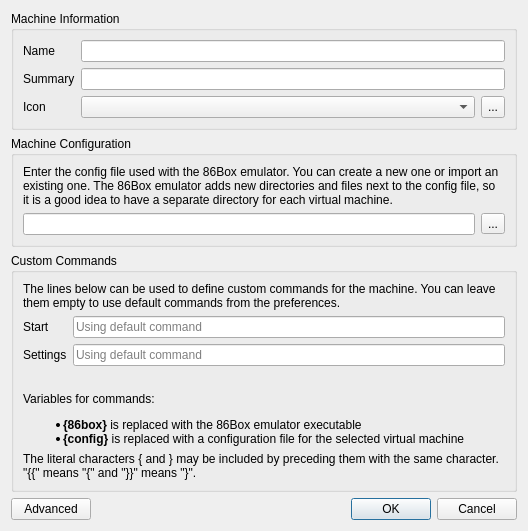
<?xml version="1.0" encoding="UTF-8"?>
<ui version="4.0">
 <class>MachineDialog</class>
 <widget class="QDialog" name="MachineDialog">
  <property name="geometry">
   <rect>
    <x>0</x>
    <y>0</y>
    <width>524</width>
    <height>593</height>
   </rect>
  </property>
  <property name="windowTitle">
   <string>Dialog</string>
  </property>
  <layout class="QGridLayout" name="mainGridLayout">
   <property name="sizeConstraint">
    <enum>QLayout::SetFixedSize</enum>
   </property>
   <item row="0" column="0" colspan="3">
    <widget class="QGroupBox" name="infoGroupBox">
     <property name="title">
      <string>Machine Information</string>
     </property>
     <layout class="QFormLayout" name="formLayout">
      <item row="0" column="0">
       <widget class="QLabel" name="nameLabel">
        <property name="text">
         <string>Name</string>
        </property>
       </widget>
      </item>
      <item row="0" column="1">
       <widget class="QLineEdit" name="nameLineEdit"/>
      </item>
      <item row="1" column="0">
       <widget class="QLabel" name="summaryLabel">
        <property name="text">
         <string>Summary</string>
        </property>
       </widget>
      </item>
      <item row="1" column="1">
       <widget class="QLineEdit" name="summaryLineEdit"/>
      </item>
      <item row="2" column="0">
       <widget class="QLabel" name="iconLabel">
        <property name="text">
         <string>Icon</string>
        </property>
       </widget>
      </item>
      <item row="2" column="1">
       <layout class="QHBoxLayout" name="iconHorizontalLayout">
        <item>
         <widget class="QComboBox" name="iconComboBox">
          <property name="sizePolicy">
           <sizepolicy hsizetype="Expanding" vsizetype="Fixed">
            <horstretch>0</horstretch>
            <verstretch>0</verstretch>
           </sizepolicy>
          </property>
          <property name="iconSize">
           <size>
            <width>32</width>
            <height>32</height>
           </size>
          </property>
         </widget>
        </item>
        <item>
         <widget class="QToolButton" name="iconToolButton">
          <property name="sizePolicy">
           <sizepolicy hsizetype="Preferred" vsizetype="Preferred">
            <horstretch>0</horstretch>
            <verstretch>0</verstretch>
           </sizepolicy>
          </property>
          <property name="text">
           <string>...</string>
          </property>
          <property name="icon">
           <iconset theme="document-open"/>
          </property>
         </widget>
        </item>
       </layout>
      </item>
     </layout>
    </widget>
   </item>
   <item row="1" column="0" colspan="3">
    <widget class="QGroupBox" name="configGroupBox">
     <property name="title">
      <string>Machine Configuration</string>
     </property>
     <layout class="QGridLayout" name="configGridLayout">
      <item row="1" column="0">
       <widget class="QLineEdit" name="configLineEdit"/>
      </item>
      <item row="1" column="1">
       <widget class="QToolButton" name="configToolButton">
        <property name="text">
         <string>...</string>
        </property>
        <property name="icon">
         <iconset theme="document-open"/>
        </property>
       </widget>
      </item>
      <item row="0" column="0" colspan="2">
       <widget class="QLabel" name="configGuideLabel">
        <property name="text">
         <string>Enter the config file used with the 86Box emulator. You can create a new one or import an existing one. The 86Box emulator adds new directories and files next to the config file, so it is a good idea to have a separate directory for each virtual machine.</string>
        </property>
        <property name="wordWrap">
         <bool>true</bool>
        </property>
       </widget>
      </item>
     </layout>
    </widget>
   </item>
   <item row="2" column="0" colspan="3">
    <widget class="QGroupBox" name="commandsGroupBox">
     <property name="title">
      <string>Custom Commands</string>
     </property>
     <layout class="QGridLayout" name="commandsGridLayout">
      <item row="0" column="0" colspan="2">
       <widget class="QLabel" name="commandsGuideLabel1">
        <property name="text">
         <string>The lines below can be used to define custom commands for the machine. You can leave them empty to use default commands from the preferences.</string>
        </property>
        <property name="wordWrap">
         <bool>true</bool>
        </property>
       </widget>
      </item>
      <item row="1" column="0">
       <widget class="QLabel" name="startCommandLabel">
        <property name="text">
         <string>Start</string>
        </property>
       </widget>
      </item>
      <item row="1" column="1">
       <widget class="QLineEdit" name="startCommandLineEdit">
        <property name="placeholderText">
         <string>Using default command</string>
        </property>
        <property name="clearButtonEnabled">
         <bool>true</bool>
        </property>
       </widget>
      </item>
      <item row="2" column="0">
       <widget class="QLabel" name="settingsCommandLabel">
        <property name="text">
         <string>Settings</string>
        </property>
       </widget>
      </item>
      <item row="2" column="1">
       <widget class="QLineEdit" name="settingsCommandLineEdit">
        <property name="placeholderText">
         <string>Using default command</string>
        </property>
        <property name="clearButtonEnabled">
         <bool>true</bool>
        </property>
       </widget>
      </item>
      <item row="3" column="0" colspan="2">
       <spacer name="verticalSpacer">
        <property name="orientation">
         <enum>Qt::Vertical</enum>
        </property>
        <property name="sizeType">
         <enum>QSizePolicy::Fixed</enum>
        </property>
        <property name="sizeHint" stdset="0">
         <size>
          <width>20</width>
          <height>20</height>
         </size>
        </property>
       </spacer>
      </item>
      <item row="4" column="0" colspan="2">
       <widget class="QLabel" name="commandsGuideLabel2">
        <property name="text">
         <string>&lt;p&gt;Variables for commands:&lt;/p&gt;
&lt;ul&gt;
&lt;li&gt;&lt;b&gt;{86box}&lt;/b&gt; is replaced with the 86Box emulator executable&lt;/li&gt;
&lt;li&gt;&lt;b&gt;{config}&lt;/b&gt; is replaced with a configuration file for the selected virtual machine&lt;/li&gt;
&lt;/ul&gt;</string>
        </property>
        <property name="wordWrap">
         <bool>false</bool>
        </property>
       </widget>
      </item>
      <item row="5" column="0" colspan="2">
       <widget class="QLabel" name="commandsGuideLabel3">
        <property name="text">
         <string>The literal characters { and } may be included by preceding them with the same character. &quot;{{&quot; means &quot;{&quot; and &quot;}}&quot; means &quot;}&quot;.</string>
        </property>
        <property name="wordWrap">
         <bool>true</bool>
        </property>
       </widget>
      </item>
     </layout>
    </widget>
   </item>
   <item row="3" column="0">
    <widget class="QPushButton" name="advancedPushButton">
     <property name="text">
      <string>Advanced</string>
     </property>
     <property name="checkable">
      <bool>true</bool>
     </property>
    </widget>
   </item>
   <item row="3" column="1">
    <spacer name="horizontalSpacer">
     <property name="orientation">
      <enum>Qt::Horizontal</enum>
     </property>
     <property name="sizeHint" stdset="0">
      <size>
       <width>248</width>
       <height>20</height>
      </size>
     </property>
    </spacer>
   </item>
   <item row="3" column="2">
    <widget class="QDialogButtonBox" name="buttonBox">
     <property name="orientation">
      <enum>Qt::Horizontal</enum>
     </property>
     <property name="standardButtons">
      <set>QDialogButtonBox::Cancel|QDialogButtonBox::Ok</set>
     </property>
    </widget>
   </item>
  </layout>
 </widget>
 <resources/>
 <connections>
  <connection>
   <sender>buttonBox</sender>
   <signal>accepted()</signal>
   <receiver>MachineDialog</receiver>
   <slot>accept()</slot>
   <hints>
    <hint type="sourcelabel">
     <x>530</x>
     <y>565</y>
    </hint>
    <hint type="destinationlabel">
     <x>157</x>
     <y>274</y>
    </hint>
   </hints>
  </connection>
  <connection>
   <sender>buttonBox</sender>
   <signal>rejected()</signal>
   <receiver>MachineDialog</receiver>
   <slot>reject()</slot>
   <hints>
    <hint type="sourcelabel">
     <x>530</x>
     <y>565</y>
    </hint>
    <hint type="destinationlabel">
     <x>286</x>
     <y>274</y>
    </hint>
   </hints>
  </connection>
  <connection>
   <sender>advancedPushButton</sender>
   <signal>toggled(bool)</signal>
   <receiver>commandsGroupBox</receiver>
   <slot>setVisible(bool)</slot>
   <hints>
    <hint type="sourcelabel">
     <x>48</x>
     <y>556</y>
    </hint>
    <hint type="destinationlabel">
     <x>39</x>
     <y>285</y>
    </hint>
   </hints>
  </connection>
 </connections>
</ui>
